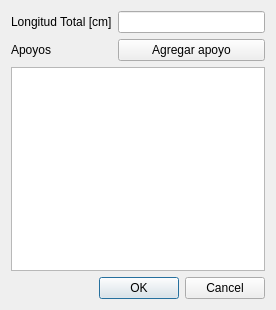
<?xml version="1.0" encoding="UTF-8"?>
<ui version="4.0">
 <class>DlgEditVigaContinua</class>
 <widget class="QDialog" name="DlgEditVigaContinua">
  <property name="geometry">
   <rect>
    <x>0</x>
    <y>0</y>
    <width>276</width>
    <height>310</height>
   </rect>
  </property>
  <property name="windowTitle">
   <string>Dialog</string>
  </property>
  <layout class="QVBoxLayout" name="verticalLayout">
   <item>
    <layout class="QFormLayout" name="formLayout">
     <item row="0" column="0">
      <widget class="QLabel" name="label">
       <property name="text">
        <string>Longitud Total [cm]</string>
       </property>
       <property name="buddy">
        <cstring>txtLongitud</cstring>
       </property>
      </widget>
     </item>
     <item row="0" column="1">
      <widget class="QLineEdit" name="txtLongitud"/>
     </item>
     <item row="1" column="0">
      <widget class="QLabel" name="label_2">
       <property name="text">
        <string>Apoyos</string>
       </property>
       <property name="buddy">
        <cstring>btnAgregarApoyo</cstring>
       </property>
      </widget>
     </item>
     <item row="1" column="1">
      <widget class="QPushButton" name="btnAgregarApoyo">
       <property name="text">
        <string>Agregar apoyo</string>
       </property>
      </widget>
     </item>
     <item row="2" column="0" colspan="2">
      <widget class="QListWidget" name="lstApoyos"/>
     </item>
    </layout>
   </item>
   <item>
    <widget class="QDialogButtonBox" name="buttonBox">
     <property name="orientation">
      <enum>Qt::Horizontal</enum>
     </property>
     <property name="standardButtons">
      <set>QDialogButtonBox::Cancel|QDialogButtonBox::Ok</set>
     </property>
    </widget>
   </item>
  </layout>
 </widget>
 <tabstops>
  <tabstop>txtLongitud</tabstop>
  <tabstop>btnAgregarApoyo</tabstop>
  <tabstop>lstApoyos</tabstop>
 </tabstops>
 <resources/>
 <connections>
  <connection>
   <sender>buttonBox</sender>
   <signal>accepted()</signal>
   <receiver>DlgEditVigaContinua</receiver>
   <slot>accept()</slot>
   <hints>
    <hint type="sourcelabel">
     <x>227</x>
     <y>288</y>
    </hint>
    <hint type="destinationlabel">
     <x>157</x>
     <y>274</y>
    </hint>
   </hints>
  </connection>
  <connection>
   <sender>buttonBox</sender>
   <signal>rejected()</signal>
   <receiver>DlgEditVigaContinua</receiver>
   <slot>reject()</slot>
   <hints>
    <hint type="sourcelabel">
     <x>266</x>
     <y>294</y>
    </hint>
    <hint type="destinationlabel">
     <x>275</x>
     <y>274</y>
    </hint>
   </hints>
  </connection>
 </connections>
</ui>
